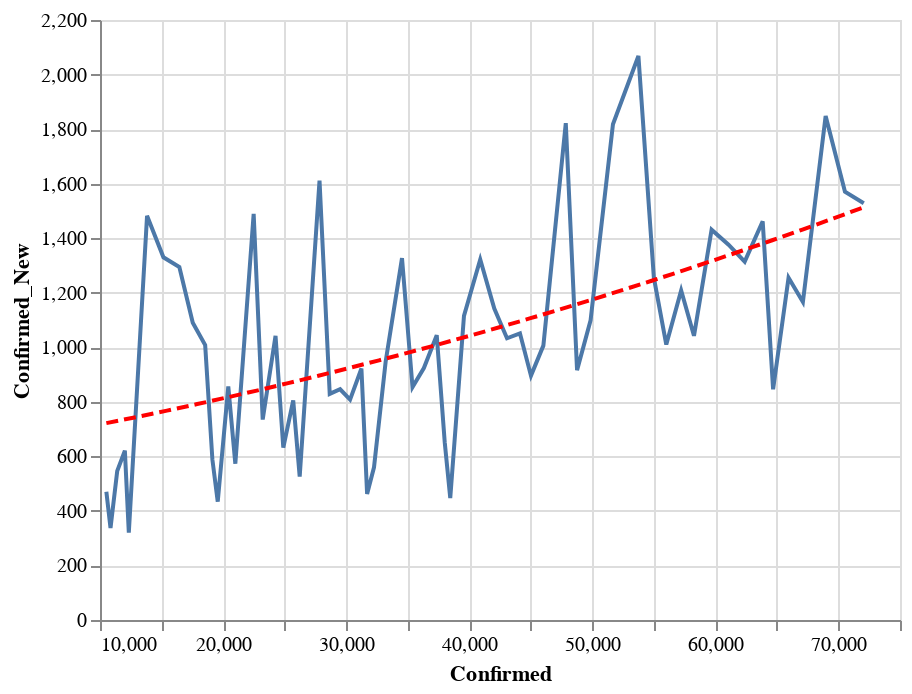

Here is the notebook cell this chart was saved with:
### Code cell
data = county_data('CA')
state = alt.Chart(data[data['County'] == 'Los Angeles'].sort_values('Date').tail(60)).mark_line().encode(
    x='Confirmed:Q',
    y='Confirmed_New:Q'
)
reg = state.transform_regression("Confirmed", "Confirmed_New", method="poly").mark_line(color='red', strokeDash=[6,3])
(state+reg).interactive()

### Figure 1 — Vega-Lite specification as saved in the notebook (floating-point values rounded to 4 significant figures)
{"config": {"view": {"continuousWidth": 400, "continuousHeight": 300}}, "layer": [{"mark": "line", "encoding": {"x": {"type": "quantitative", "field": "Confirmed"}, "y": {"type": "quantitative", "field": "Confirmed_New"}}, "selection": {"selector006": {"type": "interval", "bind": "scales", "encodings": ["x", "y"]}}}, {"mark": {"type": "line", "color": "red", "strokeDash": [6, 3]}, "encoding": {"x": {"type": "quantitative", "field": "Confirmed"}, "y": {"type": "quantitative", "field": "Confirmed_New"}}, "transform": [{"on": "Confirmed", "regression": "Confirmed_New", "method": "poly"}]}], "data": {"name": "data-1633ddd62df4d71242fea30ae9bf021f"}, "$schema": "https://vega.github.io/schema/vega-lite/v4.0.2.json", "datasets": {"data-1633ddd62df4d71242fea30ae9bf021f": [{"County": "Los Angeles", "Date": "04-15-2020", "Confirmed": 10520.0, "Deaths": 405.0, "Recovered": 0.0, "Confirmed_New": 470.0, "Deaths_New": 45.0, "Recovered_New": 0.0, "Active": 10110.0}, {"County": "Los Angeles", "Date": "04-16-2020", "Confirmed": 10850.0, "Deaths": 457.0, "Recovered": 0.0, "Confirmed_New": 337.0, "Deaths_New": 52.0, "Recovered_New": 0.0, "Active": 10400.0}, {"County": "Los Angeles", "Date": "04-17-2020", "Confirmed": 11400.0, "Deaths": 497.0, "Recovered": 0.0, "Confirmed_New": 546.0, "Deaths_New": 40.0, "Recovered_New": 0.0, "Active": 10900.0}, {"County": "Los Angeles", "Date": "04-18-2020", "Confirmed": 12020.0, "Deaths": 576.0, "Recovered": 0.0, "Confirmed_New": 621.0, "Deaths_New": 79.0, "Recovered_New": 0.0, "Active": 11440.0}, {"County": "Los Angeles", "Date": "04-19-2020", "Confirmed": 12340.0, "Deaths": 600.0, "Recovered": 0.0, "Confirmed_New": 320.0, "Deaths_New": 24.0, "Recovered_New": 0.0, "Active": 11740.0}, {"County": "Los Angeles", "Date": "04-20-2020", "Confirmed": 13820.0, "Deaths": 619.0, "Recovered": 0.0, "Confirmed_New": 1482.0, "Deaths_New": 19.0, "Recovered_New": 0.0, "Active": 13200.0}, {"County": "Los Angeles", "Date": "04-21-2020", "Confirmed": 15150.0, "Deaths": 663.0, "Recovered": 0.0, "Confirmed_New": 1330.0, "Deaths_New": 44.0, "Recovered_New": 0.0, "Active": 14490.0}, {"County": "Los Angeles", "Date": "04-22-2020", "Confirmed": 16450.0, "Deaths": 732.0, "Recovered": 0.0, "Confirmed_New": 1294.0, "Deaths_New": 69.0, "Recovered_New": 0.0, "Active": 15720.0}, {"County": "Los Angeles", "Date": "04-23-2020", "Confirmed": 17540.0, "Deaths": 797.0, "Recovered": 0.0, "Confirmed_New": 1090.0, "Deaths_New": 65.0, "Recovered_New": 0.0, "Active": 16740.0}, {"County": "Los Angeles", "Date": "04-24-2020", "Confirmed": 18540.0, "Deaths": 850.0, "Recovered": 0.0, "Confirmed_New": 1008.0, "Deaths_New": 53.0, "Recovered_New": 0.0, "Active": 17700.0}, {"County": "Los Angeles", "Date": "04-25-2020", "Confirmed": 19130.0, "Deaths": 895.0, "Recovered": 0.0, "Confirmed_New": 588.0, "Deaths_New": 45.0, "Recovered_New": 0.0, "Active": 18240.0}, {"County": "Los Angeles", "Date": "04-26-2020", "Confirmed": 19570.0, "Deaths": 916.0, "Recovered": 0.0, "Confirmed_New": 434.0, "Deaths_New": 21.0, "Recovered_New": 0.0, "Active": 18650.0}, {"County": "Los Angeles", "Date": "04-27-2020", "Confirmed": 20420.0, "Deaths": 944.0, "Recovered": 0.0, "Confirmed_New": 856.0, "Deaths_New": 28.0, "Recovered_New": 0.0, "Active": 19480.0}, {"County": "Los Angeles", "Date": "04-28-2020", "Confirmed": 21000.0, "Deaths": 1002.0, "Recovered": 0.0, "Confirmed_New": 573.0, "Deaths_New": 58.0, "Recovered_New": 0.0, "Active": 19990.0}, {"County": "Los Angeles", "Date": "04-29-2020", "Confirmed": 22480.0, "Deaths": 1056.0, "Recovered": 0.0, "Confirmed_New": 1489.0, "Deaths_New": 54.0, "Recovered_New": 0.0, "Active": 21430.0}, {"County": "Los Angeles", "Date": "04-30-2020", "Confirmed": 23220.0, "Deaths": 1111.0, "Recovered": 0.0, "Confirmed_New": 735.0, "Deaths_New": 55.0, "Recovered_New": 0.0, "Active": 22110.0}, {"County": "Los Angeles", "Date": "05-01-2020", "Confirmed": 24260.0, "Deaths": 1174.0, "Recovered": 0.0, "Confirmed_New": 1042.0, "Deaths_New": 63.0, "Recovered_New": 0.0, "Active": 23090.0}, {"County": "Los Angeles", "Date": "05-02-2020", "Confirmed": 24890.0, "Deaths": 1209.0, "Recovered": 0.0, "Confirmed_New": 632.0, "Deaths_New": 35.0, "Recovered_New": 0.0, "Active": 23680.0}, {"County": "Los Angeles", "Date": "05-03-2020", "Confirmed": 25700.0, "Deaths": 1231.0, "Recovered": 0.0, "Confirmed_New": 805.0, "Deaths_New": 22.0, "Recovered_New": 0.0, "Active": 24470.0}, {"County": "Los Angeles", "Date": "05-04-2020", "Confirmed": 26220.0, "Deaths": 1257.0, "Recovered": 0.0, "Confirmed_New": 526.0, "Deaths_New": 26.0, "Recovered_New": 0.0, "Active": 24970.0}, {"County": "Los Angeles", "Date": "05-05-2020", "Confirmed": 27840.0, "Deaths": 1315.0, "Recovered": 0.0, "Confirmed_New": 1611.0, "Deaths_New": 58.0, "Recovered_New": 0.0, "Active": 26520.0}, {"County": "Los Angeles", "Date": "05-06-2020", "Confirmed": 28660.0, "Deaths": 1369.0, "Recovered": 0.0, "Confirmed_New": 829.0, "Deaths_New": 54.0, "Recovered_New": 0.0, "Active": 27300.0}, {"County": "Los Angeles", "Date": "05-07-2020", "Confirmed": 29510.0, "Deaths": 1418.0, "Recovered": 0.0, "Confirmed_New": 846.0, "Deaths_New": 49.0, "Recovered_New": 0.0, "Active": 28090.0}, {"County": "Los Angeles", "Date": "05-08-2020", "Confirmed": 30320.0, "Deaths": 1470.0, "Recovered": 0.0, "Confirmed_New": 808.0, "Deaths_New": 52.0, "Recovered_New": 0.0, "Active": 28850.0}, {"County": "Los Angeles", "Date": "05-09-2020", "Confirmed": 31240.0, "Deaths": 1515.0, "Recovered": 0.0, "Confirmed_New": 922.0, "Deaths_New": 45.0, "Recovered_New": 0.0, "Active": 29730.0}, {"County": "Los Angeles", "Date": "05-10-2020", "Confirmed": 31700.0, "Deaths": 1531.0, "Recovered": 0.0, "Confirmed_New": 462.0, "Deaths_New": 16.0, "Recovered_New": 0.0, "Active": 30170.0}, {"County": "Los Angeles", "Date": "05-11-2020", "Confirmed": 32260.0, "Deaths": 1570.0, "Recovered": 0.0, "Confirmed_New": 560.0, "Deaths_New": 39.0, "Recovered_New": 0.0, "Active": 30690.0}, {"County": "Los Angeles", "Date": "05-12-2020", "Confirmed": 33210.0, "Deaths": 1616.0, "Recovered": 0.0, "Confirmed_New": 948.0, "Deaths_New": 46.0, "Recovered_New": 0.0, "Active": 31600.0}, {"County": "Los Angeles", "Date": "05-13-2020", "Confirmed": 34540.0, "Deaths": 1660.0, "Recovered": 0.0, "Confirmed_New": 1327.0, "Deaths_New": 44.0, "Recovered_New": 0.0, "Active": 32880.0}, {"County": "Los Angeles", "Date": "05-14-2020", "Confirmed": 35390.0, "Deaths": 1711.0, "Recovered": 0.0, "Confirmed_New": 854.0, "Deaths_New": 51.0, "Recovered_New": 0.0, "Active": 33680.0}, {"County": "Los Angeles", "Date": "05-15-2020", "Confirmed": 36320.0, "Deaths": 1753.0, "Recovered": 0.0, "Confirmed_New": 924.0, "Deaths_New": 42.0, "Recovered_New": 0.0, "Active": 34560.0}, {"County": "Los Angeles", "Date": "05-16-2020", "Confirmed": 37360.0, "Deaths": 1793.0, "Recovered": 0.0, "Confirmed_New": 1044.0, "Deaths_New": 40.0, "Recovered_New": 0.0, "Active": 35570.0}, {"County": "Los Angeles", "Date": "05-17-2020", "Confirmed": 38010.0, "Deaths": 1821.0, "Recovered": 0.0, "Confirmed_New": 651.0, "Deaths_New": 28.0, "Recovered_New": 0.0, "Active": 36190.0}, {"County": "Los Angeles", "Date": "05-18-2020", "Confirmed": 38460.0, "Deaths": 1840.0, "Recovered": 0.0, "Confirmed_New": 447.0, "Deaths_New": 19.0, "Recovered_New": 0.0, "Active": 36620.0}, {"County": "Los Angeles", "Date": "05-19-2020", "Confirmed": 39570.0, "Deaths": 1913.0, "Recovered": 0.0, "Confirmed_New": 1115.0, "Deaths_New": 73.0, "Recovered_New": 0.0, "Active": 37660.0}, {"County": "Los Angeles", "Date": "05-20-2020", "Confirmed": 40900.0, "Deaths": 1973.0, "Recovered": 0.0, "Confirmed_New": 1322.0, "Deaths_New": 60.0, "Recovered_New": 0.0, "Active": 38920.0}, {"County": "Los Angeles", "Date": "05-21-2020", "Confirmed": 42040.0, "Deaths": 2016.0, "Recovered": 0.0, "Confirmed_New": 1142.0, "Deaths_New": 43.0, "Recovered_New": 0.0, "Active": 40020.0}, {"County": "Los Angeles", "Date": "05-22-2020", "Confirmed": 43070.0, "Deaths": 2053.0, "Recovered": 0.0, "Confirmed_New": 1033.0, "Deaths_New": 37.0, "Recovered_New": 0.0, "Active": 41020.0}, {"County": "Los Angeles", "Date": "05-23-2020", "Confirmed": 44120.0, "Deaths": 2092.0, "Recovered": 0.0, "Confirmed_New": 1051.0, "Deaths_New": 39.0, "Recovered_New": 0.0, "Active": 42030.0}, {"County": "Los Angeles", "Date": "05-24-2020", "Confirmed": 45020.0, "Deaths": 2106.0, "Recovered": 0.0, "Confirmed_New": 896.0, "Deaths_New": 14.0, "Recovered_New": 0.0, "Active": 42910.0}, {"County": "Los Angeles", "Date": "05-25-2020", "Confirmed": 46020.0, "Deaths": 2116.0, "Recovered": 0.0, "Confirmed_New": 1006.0, "Deaths_New": 10.0, "Recovered_New": 0.0, "Active": 43910.0}, {"County": "Los Angeles", "Date": "05-26-2020", "Confirmed": 47840.0, "Deaths": 2145.0, "Recovered": 0.0, "Confirmed_New": 1822.0, "Deaths_New": 29.0, "Recovered_New": 0.0, "Active": 45700.0}, {"County": "Los Angeles", "Date": "05-27-2020", "Confirmed": 48760.0, "Deaths": 2201.0, "Recovered": 0.0, "Confirmed_New": 916.0, "Deaths_New": 56.0, "Recovered_New": 0.0, "Active": 46560.0}, {"County": "Los Angeles", "Date": "05-28-2020", "Confirmed": 49860.0, "Deaths": 2241.0, "Recovered": 0.0, "Confirmed_New": 1099.0, "Deaths_New": 40.0, "Recovered_New": 0.0, "Active": 47620.0}, {"County": "Los Angeles", "Date": "05-29-2020", "Confirmed": 51680.0, "Deaths": 2294.0, "Recovered": 0.0, "Confirmed_New": 1818.0, "Deaths_New": 53.0, "Recovered_New": 0.0, "Active": 49380.0}, {"County": "Los Angeles", "Date": "05-30-2020", "Confirmed": 53750.0, "Deaths": 2339.0, "Recovered": 0.0, "Confirmed_New": 2068.0, "Deaths_New": 45.0, "Recovered_New": 0.0, "Active": 51410.0}, {"County": "Los Angeles", "Date": "05-31-2020", "Confirmed": 55000.0, "Deaths": 2362.0, "Recovered": 0.0, "Confirmed_New": 1255.0, "Deaths_New": 23.0, "Recovered_New": 0.0, "Active": 52640.0}, {"County": "Los Angeles", "Date": "06-01-2020", "Confirmed": 56010.0, "Deaths": 2386.0, "Recovered": 0.0, "Confirmed_New": 1010.0, "Deaths_New": 24.0, "Recovered_New": 0.0, "Active": 53620.0}, {"County": "Los Angeles", "Date": "06-02-2020", "Confirmed": 57220.0, "Deaths": 2448.0, "Recovered": 0.0, "Confirmed_New": 1208.0, "Deaths_New": 62.0, "Recovered_New": 0.0, "Active": 54770.0}, {"County": "Los Angeles", "Date": "06-03-2020", "Confirmed": 58260.0, "Deaths": 2489.0, "Recovered": 0.0, "Confirmed_New": 1042.0, "Deaths_New": 41.0, "Recovered_New": 0.0, "Active": 55770.0}, {"County": "Los Angeles", "Date": "06-04-2020", "Confirmed": 59690.0, "Deaths": 2532.0, "Recovered": 0.0, "Confirmed_New": 1431.0, "Deaths_New": 43.0, "Recovered_New": 0.0, "Active": 57160.0}, {"County": "Los Angeles", "Date": "06-05-2020", "Confirmed": 61070.0, "Deaths": 2569.0, "Recovered": 0.0, "Confirmed_New": 1376.0, "Deaths_New": 37.0, "Recovered_New": 0.0, "Active": 58500.0}, {"County": "Los Angeles", "Date": "06-06-2020", "Confirmed": 62380.0, "Deaths": 2624.0, "Recovered": 0.0, "Confirmed_New": 1314.0, "Deaths_New": 55.0, "Recovered_New": 0.0, "Active": 59760.0}, {"County": "Los Angeles", "Date": "06-07-2020", "Confirmed": 63840.0, "Deaths": 2645.0, "Recovered": 0.0, "Confirmed_New": 1462.0, "Deaths_New": 21.0, "Recovered_New": 0.0, "Active": 61200.0}, {"County": "Los Angeles", "Date": "06-08-2020", "Confirmed": 64690.0, "Deaths": 2656.0, "Recovered": 0.0, "Confirmed_New": 846.0, "Deaths_New": 11.0, "Recovered_New": 0.0, "Active": 62030.0}, {"County": "Los Angeles", "Date": "06-09-2020", "Confirmed": 65940.0, "Deaths": 2710.0, "Recovered": 0.0, "Confirmed_New": 1255.0, "Deaths_New": 54.0, "Recovered_New": 0.0, "Active": 63240.0}, {"County": "Los Angeles", "Date": "06-10-2020", "Confirmed": 67110.0, "Deaths": 2768.0, "Recovered": 0.0, "Confirmed_New": 1166.0, "Deaths_New": 58.0, "Recovered_New": 0.0, "Active": 64340.0}, {"County": "Los Angeles", "Date": "06-11-2020", "Confirmed": 68960.0, "Deaths": 2818.0, "Recovered": 0.0, "Confirmed_New": 1848.0, "Deaths_New": 50.0, "Recovered_New": 0.0, "Active": 66140.0}, {"County": "Los Angeles", "Date": "06-12-2020", "Confirmed": 70530.0, "Deaths": 2834.0, "Recovered": 0.0, "Confirmed_New": 1570.0, "Deaths_New": 16.0, "Recovered_New": 0.0, "Active": 67700.0}, {"County": "Los Angeles", "Date": "06-13-2020", "Confirmed": 72060.0, "Deaths": 2894.0, "Recovered": 0.0, "Confirmed_New": 1528.0, "Deaths_New": 60.0, "Recovered_New": 0.0, "Active": 69160.0}]}}
